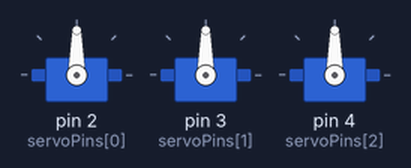
Bench run of a sketch on a simulated Arduino Uno, built with avr-gcc and run on an emulated ATmega328P. On the bench: 3 × servo. What the sketch prints to the serial monitor is not drawn.

Above: at 0.05 s.
At 2.5 s:
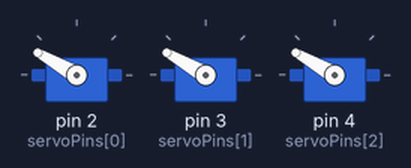
At 3.75 s:
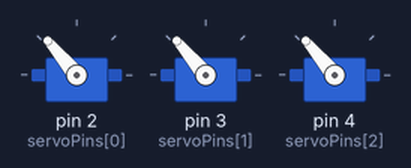
At 5.0 s:
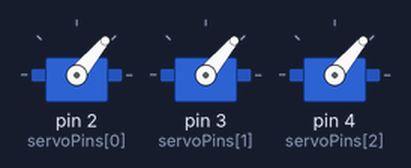
At 7.0 s:
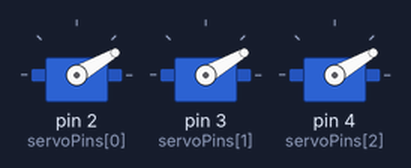
At 10.0 s:
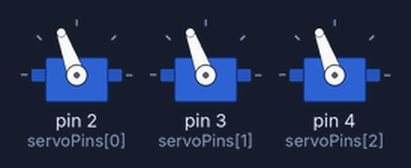
Timing chart, 0 to 13.0 s (numbered marks = the images above):
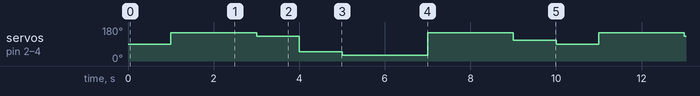

The sketch:

Endurance-Test.ino
```cpp
#include <Servo.h>

const unsigned int servoCount = 3;
const uint8_t servoPins[servoCount] = { 2, 3, 4 }; // pinning information
Servo servos[servoCount];

const int servoAngles[] = { 0, 60, 60, 40, -40, -60, -60, 60, 60, 20 };

void setup() {
  Serial.begin(9600);
  Serial.println("init...");

  initServos(); // attach to pins

  Serial.println("running...");
}

void loop() {
  byte servoState = (millis() / 1000) % 10;

  int angle = servoAngles[servoState] + 90;
  writeAllServos(angle);

  Serial.println(millis() / 1000 / 10); // counter
}

void initServos() {
  for (unsigned int i = 0; i < servoCount; i++) {
    servos[i].attach(servoPins[i]);
    Serial.println("attached Servo " + String(i) + " to pin " + String(servoPins[i]));
  }
}

void writeAllServos(int angle) {
  for (unsigned int i = 0; i < servoCount; i++) {
    if (servos[i].read() == angle) continue; // access servo only if necessary (angle changed)
    servos[i].write(angle);
  }
}
```

Measured:
- by itself, servo on pin 2 (servoPins[0]), servo on pin 3 (servoPins[1]), servo on pin 4 (servoPins[2]): repeats every 10.0 s: 130° 1.0 s, 50° 1.0 s, 30° 2.0 s, 150° 2.0 s, 110° 1.0 s, 90° 1.0 s, 150° 2.0 s
